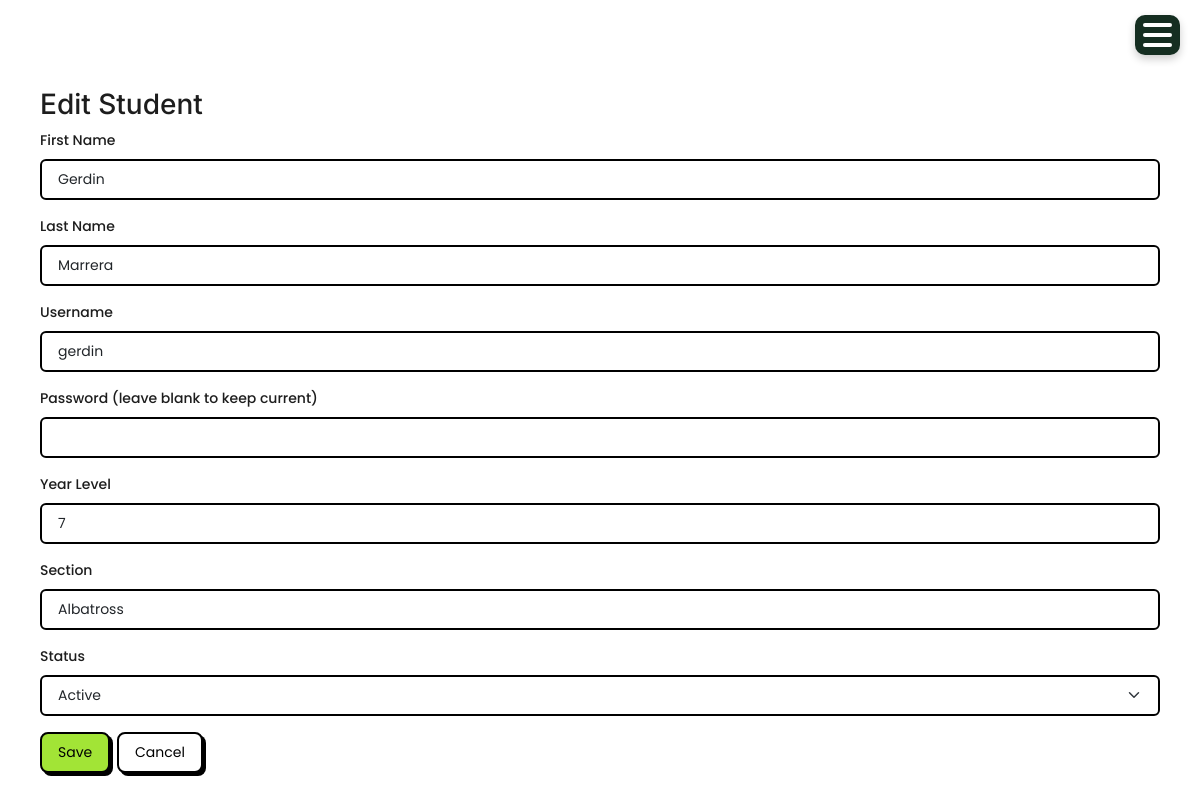
Page /edit_student/14/ on the committed database.
### account/models.py (models this page shows)
class Student(models.Model):
    user = models.OneToOneField(User, on_delete=models.CASCADE)
    year_level = models.IntegerField()
    section = models.CharField(max_length=50)
    course = models.CharField(max_length=100)
    status = models.CharField(max_length=20, default="Active")

class User(AbstractUser):
    is_admin = models.BooleanField('Is admin', default=False)
    is_student = models.BooleanField('Is student', default=False)
    is_faculty = models.BooleanField('Is faculty', default=False)
    department = models.CharField(max_length=100, blank=True, null=True)
    course = models.CharField(max_length=100, blank=True, null=True)
    section = models.CharField(max_length=50, blank=True, null=True)
    status = models.CharField(max_length=20, default="Active")  # Active, Inactive, Pending
    ROLE_CHOICES = (
        ('admin', 'Admin'),
        ('faculty', 'Faculty'),
        ('student', 'Student'),
    )
    role = models.CharField(max_length=20, choices=ROLE_CHOICES)

### account/views.py (the view, shortened to what this page needs)
# urls.py: path('edit_student/<int:student_id>/', views.edit_student, name='edit_student'),
def edit_student(request, student_id):
    student = get_object_or_404(Student, pk=student_id)
    return render(request, 'edit_student.html', {'student': student})

### templates/edit_student.html (shortened to what this page needs)
{% extends 'base.html' %}
{% block content %}
<div class="container mt-5">
    <h2>Edit Student</h2>
    <form method="post">
        <div class="mb-3">
            <label class="form-label">First Name</label>
            <input type="text" class="form-control" name="first_name" value="{{ student.user.first_name }}">
        </div>
        <div class="mb-3">
            <label class="form-label">Last Name</label>
            <input type="text" class="form-control" name="last_name" value="{{ student.user.last_name }}">
        </div>
        <div class="mb-3">
            <label class="form-label">Username</label>
            <input type="text" class="form-control" name="username" value="{{ student.user.username }}">
        </div>
        <div class="mb-3">
            <label class="form-label">Password (leave blank to keep current)</label>
            <input type="password" class="form-control" name="password">
        </div>
        <div class="mb-3">
            <label class="form-label">Year Level</label>
            <input type="text" class="form-control" name="year_level" value="{{ student.year_level }}">
        </div>
        <div class="mb-3">
            <label class="form-label">Section</label>
            <input type="text" class="form-control" name="section" value="{{ student.section }}">
        </div>
        <div class="mb-3">
            <label class="form-label">Status</label>
            <select class="form-select" name="status">
                <option value="Active" {% if student.status == 'Active' %}selected{% endif %}>Active</option>
            </select>
        </div>
        <button type="submit" class="btn btn-primary">Save</button>
        <a href="{% url 'manage_user' %}" class="btn btn-secondary">Cancel</a>
    </form>
</div>
{% endblock %}

### static/css/sidebar.css (style rules this page uses)
:root { --sidebar-bg: #152E21; --sidebar-text: #9CA576; --content-bg: #FFFFFF; --line-clr: #616161; --hover-clr: #3f6a469d ; --accent-clr: #d9bae7; --secondary-text-clr: #1D1D1D; }
* { margin: 0; padding: 0; font-family: Poppins, sans-serif; }
html { font-family: Poppins, Inter, Segoe UI, sans-serif; line-height: 1.5rem; }
body { min-height: 100vh; min-height: 100dvh; background: var(--content-bg); color: var(--sidebar-text); display: grid; grid-template-columns: auto 1fr; }
.container { border-radius: 1em; margin-bottom: 20px; color: #1D1D1D; }
h2 { font-family: Inter, sans-serif; }
@media (max-width: 1200px) { body { grid-template-columns: 1fr; } }
@media (max-width: 1200px) { .container { border: none; padding: 0; } }

### static/css/modal_common.css (style rules this page uses)
.global-button-style, button:not(.dropdown-btn, #hamburger-btn, .dropdown-open, .search-btn), .btn:not(.dropdown-btn, #hamburger-btn), .btn-action:not(.dropdown-btn, #hamburger-btn), .modal-save:not(.dropdown-btn, #hamburger-btn), .modal-cancel:not(.dropdown-btn, #hamburger-btn), .view-all-btn:not(.dropdown-btn, #hamburger-btn), .timeline-btn:not(.dropdown-btn, #hamburger-btn), .btn-action-predict:not(.dropdown-btn, #hamburger-btn), .btn-action-edit:not(.dropdown-btn, #hamburger-btn), .btn-action-delete:not(.dropdown-btn, #hamburger-btn), .btn-icon:not(.dropdown-btn, #hamburger-btn), .btn-icon-delete:not(.dropdown-btn, #hamburger-btn) { border-radius: 8px; transition: transform 0.14s ease, filter 0.14s ease, box-shadow 0.14s ease; display: inline-flex; align-items: center; justify-content: center; gap: 8px; }
.btn, .modal-cancel, .view-all-btn { text-decoration: none !important; }
body { overflow-x: hidden; }

### rows in the picture
Student: first_name "Gerdin", last_name "Marrera", username "gerdin", year_level "7", section "Albatross", status "Active"
